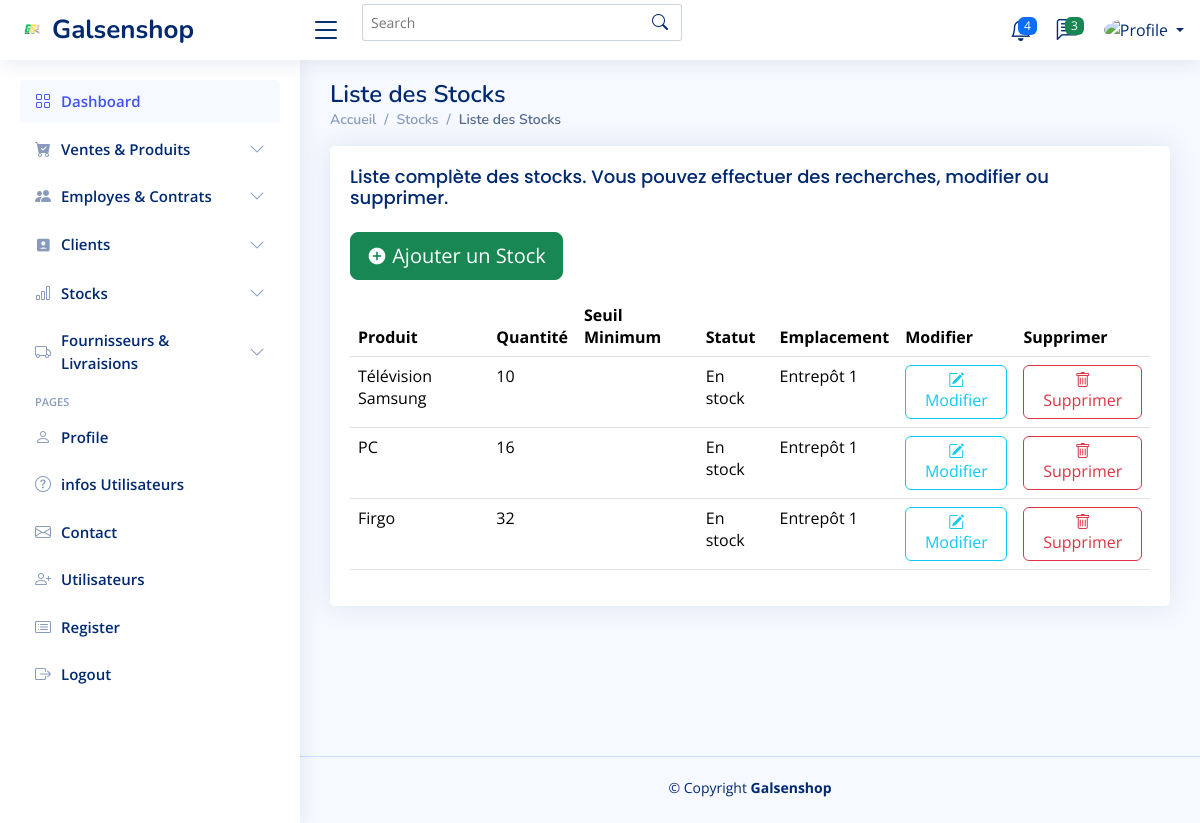
Page /stocks/ on the earlier database version.
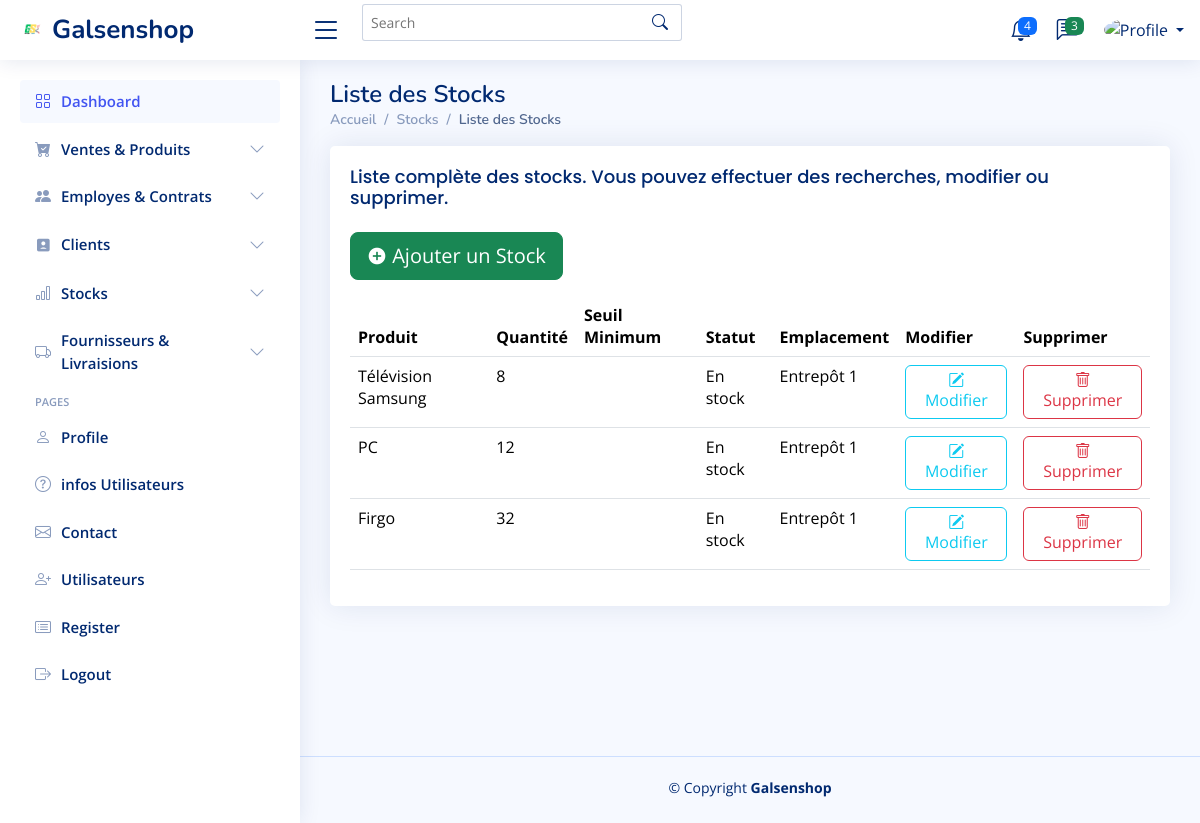
Same page on the later database version.
### application/models.py (models this page shows, shortened)
class Stock(models.Model):
    STATUT_CHOICES = [
        ('en_stock', 'En stock'),
        ('rupture', 'Rupture'),
        ('en_approvisionnement', 'En approvisionnement'),
        ('reserve', 'Réservé'),
    ]
    EMPLACEMENT_CHOICES = [
        ('entrepot_1', 'Entrepôt 1'),
        ('entrepot_2', 'Entrepôt 2'),
        ('magasin', 'Magasin'),
        ('reserve', 'Réserve'),
        ('autre', 'Autre'),
    ]
    produit = models.OneToOneField(Produit, on_delete=models.CASCADE, related_name='stock')
    emplacement = models.CharField(max_length=50, choices=EMPLACEMENT_CHOICES, default='entrepot_1')
    quantite = models.PositiveIntegerField(default=0)
    statut = models.CharField(max_length=20, choices=STATUT_CHOICES, default='en_stock')  # Statut du stock
    date_ajout = models.DateTimeField(auto_now_add=True)

class Produit(models.Model):
    nom = models.CharField(max_length=100)
    description = models.TextField(blank=True, null=True)
    prix = models.DecimalField(max_digits=10, decimal_places=2)
    categorie = models.ForeignKey('Categorie', on_delete=models.CASCADE, related_name='produits')
    actif = models.BooleanField(choices=[(True, 'Disponible'), (False, 'Indisponible')], default=False)
    image = models.ImageField(upload_to='produits/', blank=True, null=True)

### application/views.py (the view)
# urls.py: path('stocks/', views.liste_stocks, name='liste_stocks'),
def liste_stocks(request):
    stocks = Stock.objects.all().select_related('produit')  # Utilisation de select_related pour optimiser les requêtes
    return render(request, 'stock/liste_stock.html', {'stocks': stocks})

### templates/stock/liste_stock.html (shortened to what this page needs)
{% extends "base.html" %} {% load static %} {% block content %}
<main id="main" class="main">
  <div class="pagetitle">
    <h1>Liste des Stocks</h1>
    <nav>
      <ol class="breadcrumb">
        <li class="breadcrumb-item"><a href="{% url 'home' %}">Accueil</a></li>
        <li class="breadcrumb-item">Stocks</li>
        <li class="breadcrumb-item active">Liste des Stocks</li>
      </ol>
    </nav>
  </div>
  <section class="section">
    <div class="row">
      <div class="col-lg-12">
        <div class="card">
          <div class="card-body">
            <h5 class="card-title">
              Liste complète des stocks. Vous pouvez effectuer des recherches,
              modifier ou supprimer.
            </h5>
            <p>
              <button
                type="button"
                class="btn btn-success btn-lg"
                onclick="window.location.href='{% url 'ajouter_stock' %}'"
              >
                <i class="ri-add-circle-fill"></i> Ajouter un Stock
              </button>
            </p>
            <table class="table datatable">
              <thead>
                <tr>
                  <th>Produit</th>
                  <th>Quantité</th>
                  <th>Seuil Minimum</th>
                  <th>Statut</th>
                  <th>Emplacement</th>
                  <th>Modifier</th>
                  <th>Supprimer</th>
                </tr>
              </thead>
              <tbody>
                {% for stock in stocks %}
                <tr>
                  <td>{{ stock.produit.nom }}</td>
                  <td>{{ stock.quantite }}</td>
                  <td>{{ stock.seuil_minimum }}</td>
                  <td>{{ stock.get_statut_display }}</td>
                  <td>{{ stock.get_emplacement_display }}</td>
                  <td>
                    <a
                      class="btn btn-outline-info"
                      href="{% url 'modifier_stock' stock.id %}"
                    >
                      <i class="bi bi-pencil-square"></i> Modifier
                    </a>
                  </td>
                  <td>
                    <a
                      href="#"
                      class="btn btn-outline-danger"
                      data-bs-toggle="modal"
                      data-bs-target="#deleteModal{{ stock.id }}"
                    >
                      <i class="bi bi-trash"></i> Supprimer
                    </a>
                  </td>
                </tr>
                {% endfor %}
              </tbody>
            </table>
          </div>
        </div>
      </div>
    </div>
  </section>
</main>
{% endblock content %}

Differences in the rows shown:
changed Stock "Télévision Samsung": quantite "10" → "8"
changed Stock "PC": quantite "16" → "12"
